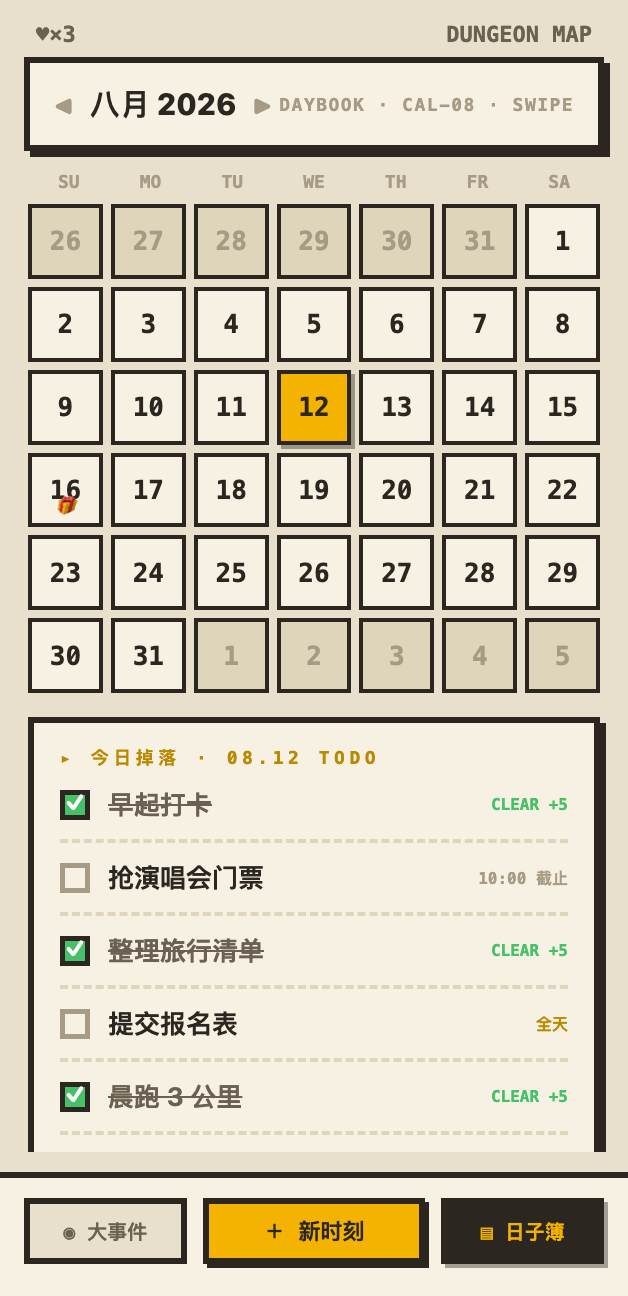
#> input picture docs/design/visual/screen-04-day/design.png, 628 x 1296 px
$ python _geometry_audit.py
#> lines starting #> are read from the running program, lines starting #| are printed output that depends on the picture
#!/usr/bin/env python3
"""第 ⑤ 屏（日子簿 · 副本地图）几何偏差审计。

两种口径：
  A) 结构线扫描（x 带 280..340，被完整横穿 ≥80% 的深色水平线）→ 按顺序一一配对，
     给出 offset 数列，用来判断偏差是「逐条累积」（间距/内距用错）还是「整体平移」（某个 inset 一次错）。
  B) 相对几何：把第一条结构线归一为 0，比较各结构线之间的间距，剥离截图裁切偏移的影响。
  C) 日历行带（全宽扫描，等价 _compare.py 的 text_row_bands）→ 行距与行高。

产物：`geometry-audit.json`
"""
from __future__ import annotations
import json
from pathlib import Path

import numpy as np
from PIL import Image

HERE = Path(__file__).resolve().parent
INK = np.array([43, 38, 32])


def hlines(png: Path, x0: int = 280, x1: int = 340) -> list[dict]:
#> called with x0 = 280, x1 = 340
    im = np.asarray(Image.open(png).convert("RGB")).astype(int)
    sub = im[:, x0:x1]
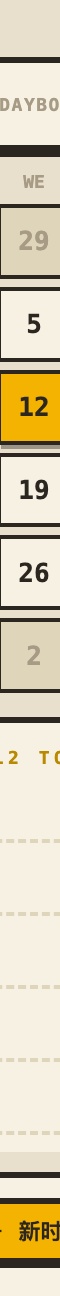
#> sub: shape (1296, 60, 3) int64; mean R, G, B 220.6, 209.3, 179.9
    hit = (np.abs(sub - INK).max(axis=2) <= 40).sum(axis=1) > (x1 - x0) * 0.8
    out, start = [], None
    for y, v in enumerate(hit):
        if v and start is None:
            start = y
        elif not v and start is not None:
            out.append({"top": start, "bottom": y - 1, "center": (start + y - 1) // 2,
                        "thickness": y - start})
            start = None
#> this loop made 1296 passes
#> v on passes 1 to 12: False, False, False, False, False, False, False, False, False, False, False, False
#> after the loop, out = 18 items
    if start is not None:
        out.append({"top": start, "bottom": len(hit) - 1,
                    "center": (start + len(hit) - 1) // 2, "thickness": len(hit) - start})
    return out


def row_bands(png: Path) -> list[list[int]]:
    im = np.asarray(Image.open(png).convert("RGB")).astype(int)
    m = (np.abs(im - INK).max(axis=2) <= 40).sum(axis=1) > 2
    bands, start = [], None
    for y, v in enumerate(m):
        if v and start is None:
            start = y
        elif not v and start is not None:
            if y - start >= 3:
                bands.append([start, y - 1, y - start])
            start = None
    return bands


def main() -> None:
    design_lines = hlines(HERE / "design.png")
#> design_lines = 18 items
    impl_lines = hlines(HERE / "current-implementation.png")
#> call 2 of hlines, with x0 = 280, x1 = 340
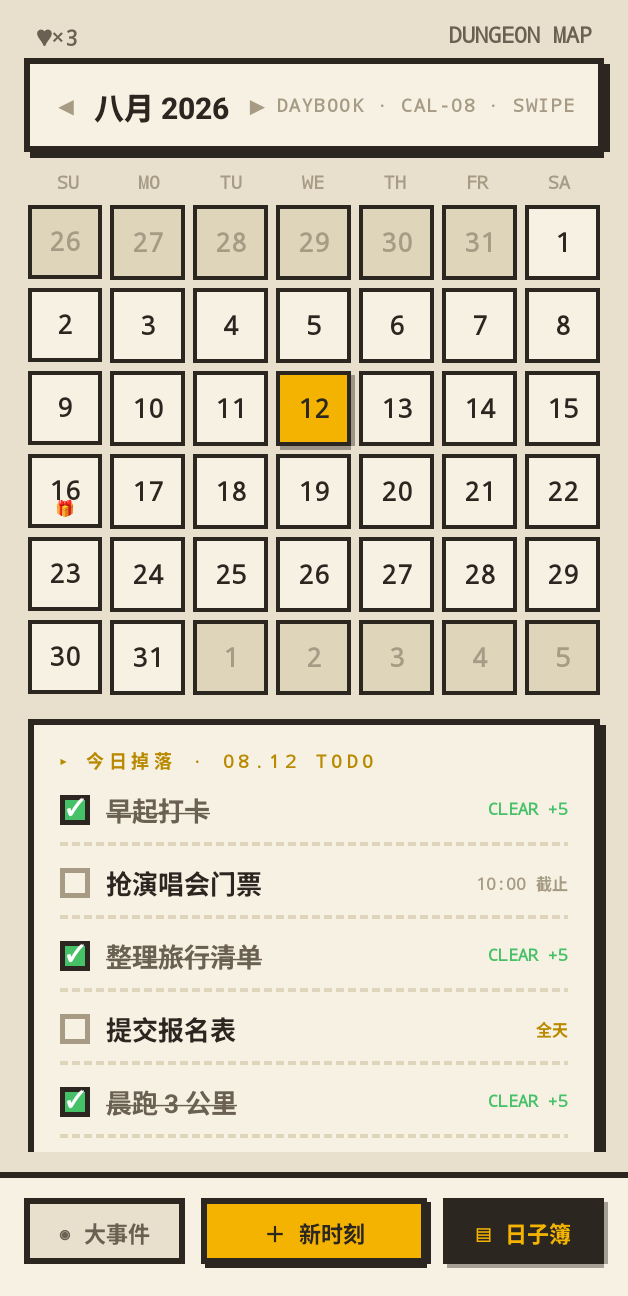
#> input picture docs/design/visual/screen-04-day/current-implementation.png, 628 x 1296 px
#> in hlines (call 2), `sub = im[:, x0:x1]`:
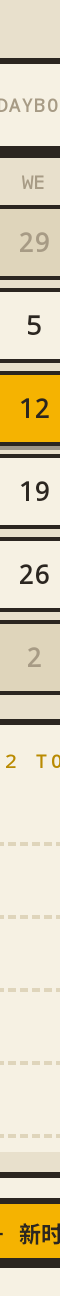
#> sub: shape (1296, 60, 3) int64; mean R, G, B 222.5, 211.1, 181.3
#> the loop in hlines (call 2), `for y, v in enumerate(hit):` made 1296 passes
#> impl_lines = 18 items
    n = min(len(design_lines), len(impl_lines))
#> n = 18
    pairs = [
        {
            "index": i,
            "design_center": design_lines[i]["center"],
            "impl_center": impl_lines[i]["center"],
            "offset_px": impl_lines[i]["center"] - design_lines[i]["center"],
            "offset_dp": round((impl_lines[i]["center"] - design_lines[i]["center"]) / 2, 1),
            "design_thickness": design_lines[i]["thickness"],
            "impl_thickness": impl_lines[i]["thickness"],
            "design_rel": design_lines[i]["center"] - design_lines[0]["center"],
            "impl_rel": impl_lines[i]["center"] - impl_lines[0]["center"],
        }
        for i in range(n)
    ]
#> pairs = 18 items
    for p in pairs:
        p["rel_delta_px"] = p["impl_rel"] - p["design_rel"]
        p["rel_delta_dp"] = round(p["rel_delta_px"] / 2, 1)
#> this loop made 18 passes

    offsets = [abs(p["offset_px"]) for p in pairs]
#> offsets = [1, 1, 1, 1, 1, 1, 1, 1, 1, 2, 2, 2, 2, 2, 2, 0, 0, 0]
    rel = [abs(p["rel_delta_px"]) for p in pairs]
#> rel = [0, 0, 0, 0, 0, 0, 0, 0, 0, 1, 1, 1, 1, 1, 1, 1, 1, 1]
    db = row_bands(HERE / "design.png")
#> the loop in row_bands, `for y, v in enumerate(m):` made 1296 passes
#> after the loop in row_bands, `for y, v in enumerate(m):`: bands = [[57, 156, 100], [204, 278, 75], [287, 361, 75], [370, 444, 75], [453, 526, 74], [535, 609, 75], [618, 692, 75], [717, 1151, 435], [1172, 1177, 6], [1198, 1267, 70]]
#> db has the same summary as bands in row_bands
    ib = row_bands(HERE / "current-implementation.png")
#> the loop in row_bands (call 2), `for y, v in enumerate(m):` made 1296 passes
#> ib = [[58, 157, 100], [205, 279, 75], [288, 362, 75], [371, 445, 75], [454, 528, 75], [537, 611, 75], [620, 694, 75], [719, 1151, 433], [1172, 1177, 6], [1198, 1267, 70]]

    report = {
        "mode": "daybook",
        "unit": "设备像素 @2x（÷2 = dp/CSS px）",
        "method": "结构线：x 带 280..340 内被完整横穿(≥80%)的深色水平线，按出现顺序配对",
        "design_line_count": len(design_lines),
        "impl_line_count": len(impl_lines),
        "pair_count": n,
        "borders": pairs,
        "design_lines": design_lines,
        "impl_lines": impl_lines,
        "summary": {
            "first_line_offset_px": pairs[0]["offset_px"] if pairs else None,
            "max_abs_offset_px": max(offsets) if offsets else 0,
            "mean_abs_offset_px": round(float(np.mean(offsets)), 2) if offsets else 0,
            "within_4px_pct": round(100.0 * sum(o <= 4 for o in offsets) / len(offsets), 1) if offsets else 0,
            "max_abs_rel_delta_px": max(rel) if rel else 0,
            "mean_abs_rel_delta_px": round(float(np.mean(rel)), 2) if rel else 0,
            "within_4px_rel_pct": round(100.0 * sum(o <= 4 for o in rel) / len(rel), 1) if rel else 0,
        },
        "row_bands_design": db,
        "row_bands_impl": ib,
    }
    (HERE / "geometry-audit.json").write_text(
        json.dumps(report, ensure_ascii=False, indent=2), encoding="utf-8")

    print("== summary ==")
    print(json.dumps(report["summary"], ensure_ascii=False, indent=2))
#| {
#|   "first_line_offset_px": 1,
#|   "max_abs_offset_px": 2,
#|   "mean_abs_offset_px": 1.17,
#|   "within_4px_pct": 100.0,
#|   "max_abs_rel_delta_px": 1,
#|   "mean_abs_rel_delta_px": 0.5,
#|   "within_4px_rel_pct": 100.0
#| }
    print("== order: design_center -> impl_center (offset_px / rel_delta_px) ==")
    for p in pairs:
        print(f"  #{p['index']:2d}  {p['design_center']:5d} -> {p['impl_center']:5d}   "
              f"off={p['offset_px']:+4d}  rel={p['rel_delta_px']:+4d}  "
              f"thick {p['design_thickness']}->{p['impl_thickness']}")
    print("== row bands ==")
    print("design:", db)
#| design: [[57, 156, 100], [204, 278, 75], [287, 361, 75], [370, 444, 75], [453, 526, 74], [535, 609, 75], [618, 692, 75], [717, 1151, 435], [1172, 1177, 6], [1198, 1267, 70]]
    print("impl  :", ib)
#| impl  : [[58, 157, 100], [205, 279, 75], [288, 362, 75], [371, 445, 75], [454, 528, 75], [537, 611, 75], [620, 694, 75], [719, 1151, 433], [1172, 1177, 6], [1198, 1267, 70]]


if __name__ == "__main__":
    main()
